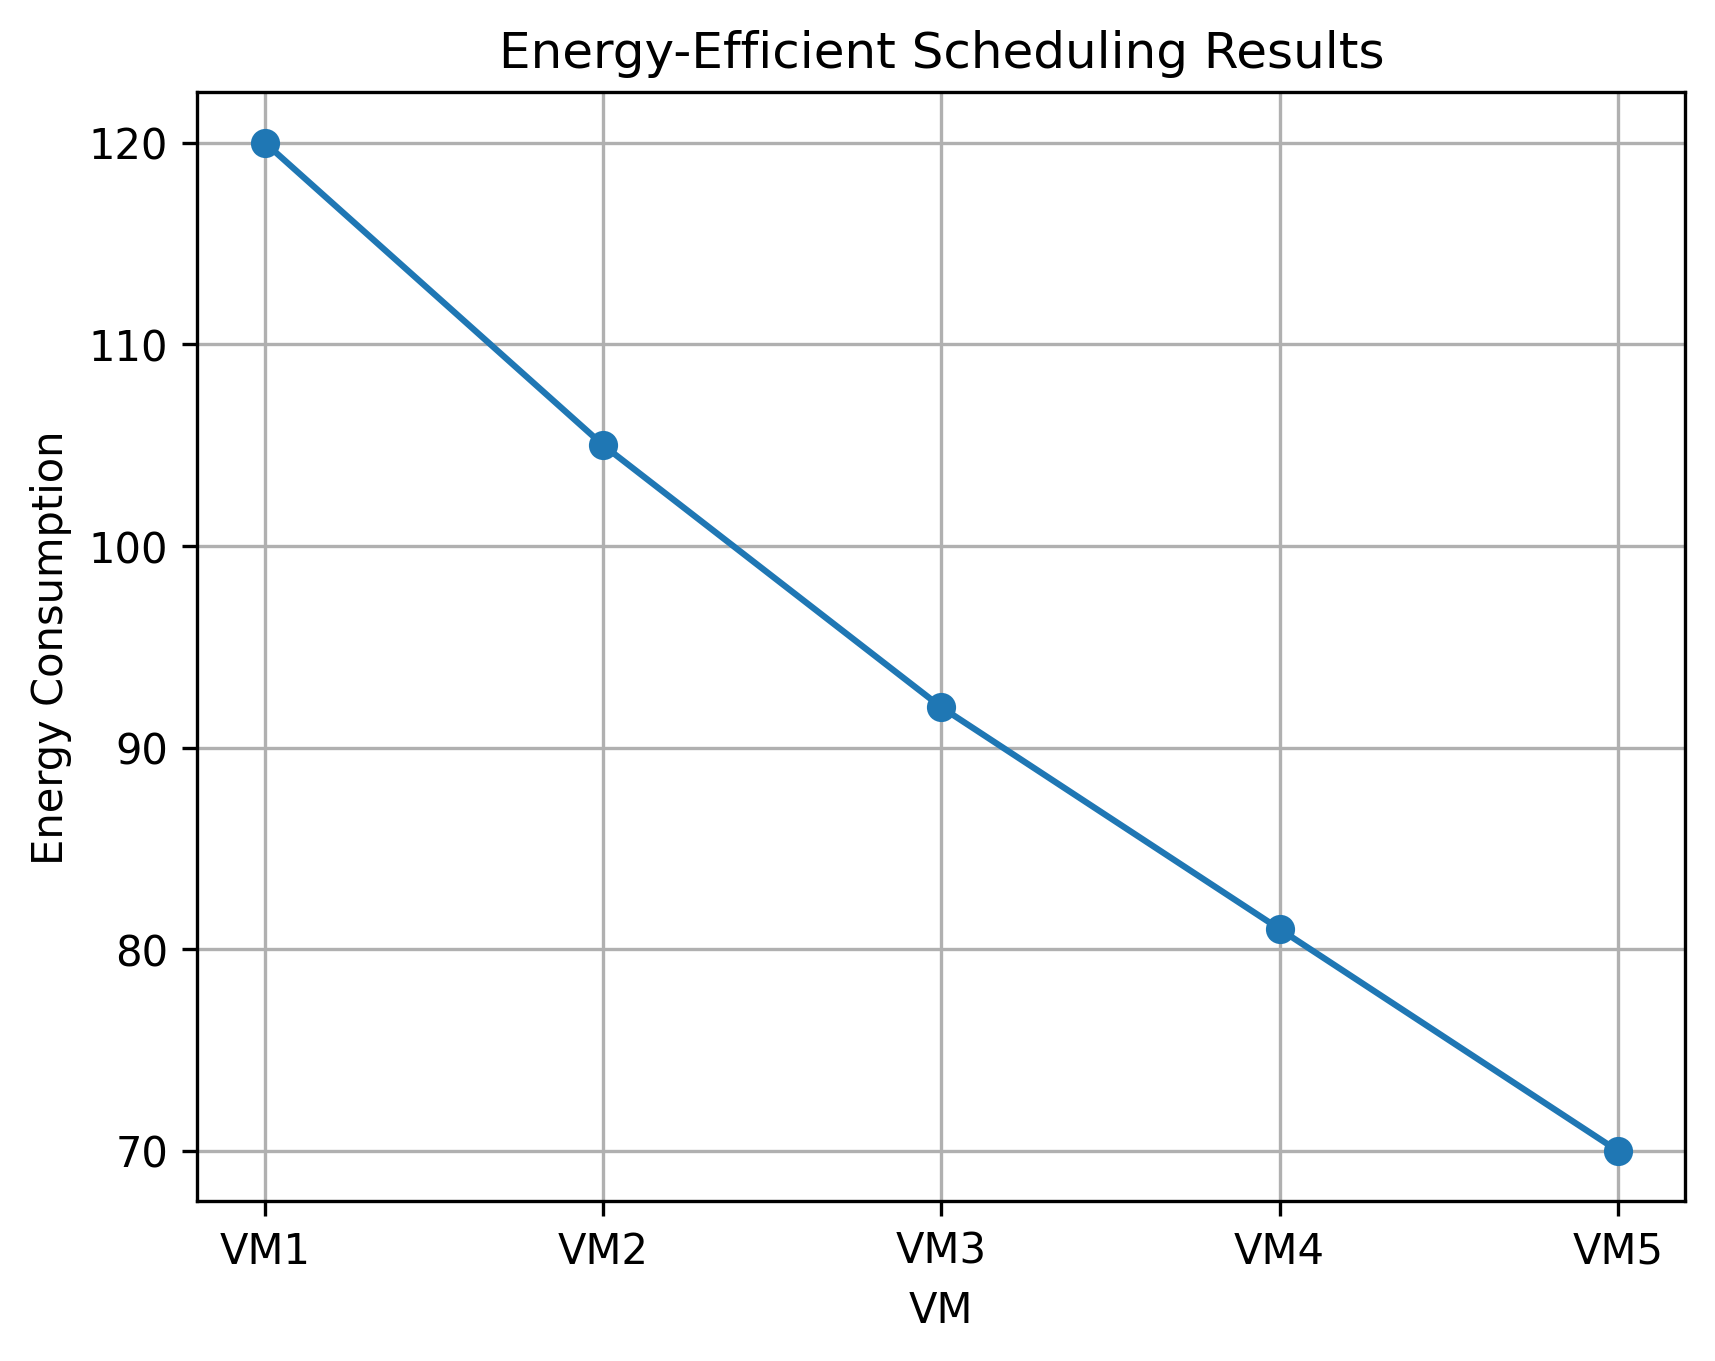

This chart was generated by the following Python code:
import pandas as pd
import matplotlib.pyplot as plt

df = pd.read_csv("results.csv")

plt.plot(df["VM"], df["Energy"], marker='o')
plt.xlabel("VM")
plt.ylabel("Energy Consumption")
plt.title("Energy-Efficient Scheduling Results")
plt.grid(True)

# SAVE IMAGE (important)
plt.savefig("graph.png", dpi=300, bbox_inches='tight')

plt.show()
